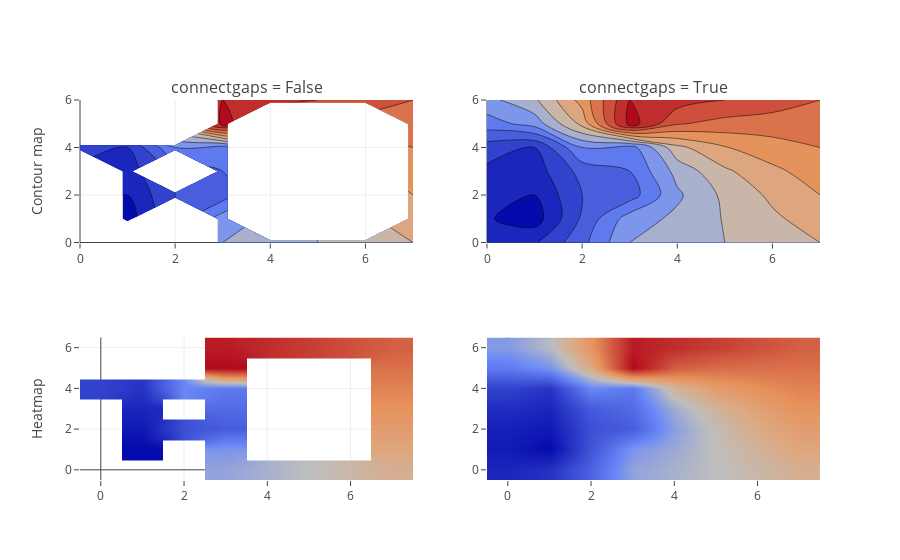

The code cell stored with this chart in its notebook:
### Markdown cell above
# Connect the Gaps Between None Values in the Z Matrix

### Code cell
from plotly import tools

import plotly.tools as tls

trace0 = {
    'z': [[None, None, None, 12, 13, 14, 15, 16],
          [None, 1, None, 11, None, None, None, 17],
          [None, 2, 6, 7, None, None, None, 18],
          [None, 3, None, 8, None, None, None, 19],
          [5, 4, 10, 9, None, None, None, 20],
          [None, None, None, 27, None, None, None, 21],
          [None, None, None, 26, 25, 24, 23, 22]],
    'type': 'contour',
    'showscale': False
}
trace1 = {
    'z': [[None, None, None, 12, 13, 14, 15, 16],
          [None, 1, None, 11, None, None, None, 17],
          [None, 2, 6, 7, None, None, None, 18],
          [None, 3, None, 8, None, None, None, 19],
          [5, 4, 10, 9, None, None, None, 20],
          [None, None, None, 27, None, None, None, 21],
          [None, None, None, 26, 25, 24, 23, 22]],
    'connectgaps': True,
    'type': 'contour',
    'showscale': False
}
trace2 = {
    'z': [[None, None, None, 12, 13, 14, 15, 16],
          [None, 1, None, 11, None, None, None, 17],
          [None, 2, 6, 7, None, None, None, 18],
          [None, 3, None, 8, None, None, None, 19],
          [5, 4, 10, 9, None, None, None, 20],
          [None, None, None, 27, None, None, None, 21],
          [None, None, None, 26, 25, 24, 23, 22]],
    'type': 'heatmap',
    'zsmooth': 'best',
    'showscale': False
}
trace3 = {
    'z': [[None, None, None, 12, 13, 14, 15, 16],
          [None, 1, None, 11, None, None, None, 17],
          [None, 2, 6, 7, None, None, None, 18],
          [None, 3, None, 8, None, None, None, 19],
          [5, 4, 10, 9, None, None, None, 20],
          [None, None, None, 27, None, None, None, 21],
          [None, None, None, 26, 25, 24, 23, 22]],
    'connectgaps': True,
    'type': 'heatmap',
    'zsmooth': 'best',
    'showscale': False
}

fig = tls.make_subplots(rows=2, cols=2, subplot_titles=('connectgaps = False',
                                                        'connectgaps = True'))

fig.append_trace(trace0, 1, 1)
fig.append_trace(trace1, 1, 2)
fig.append_trace(trace2, 2, 1)
fig.append_trace(trace3, 2, 2)

fig['layout']['yaxis1'].update(title='Contour map')
fig['layout']['yaxis3'].update(title='Heatmap')



pyo.iplot(fig)

### Figure 1 — Plotly figure (JSON) as saved in the notebook; plotly's stock layout.template omitted (floating-point values rounded to 4 significant figures)
{"data": [{"showscale": false, "type": "contour", "uid": "6d90c19b-3d47-436a-aba2-4b0badb033a8", "xaxis": "x", "yaxis": "y", "z": [[null, null, null, 12, 13, 14, 15, 16], [null, 1, null, 11, null, null, null, 17], [null, 2, 6, 7, null, null, null, 18], [null, 3, null, 8, null, null, null, 19], [5, 4, 10, 9, null, null, null, 20], [null, null, null, 27, null, null, null, 21], [null, null, null, 26, 25, 24, 23, 22]]}, {"connectgaps": true, "showscale": false, "type": "contour", "uid": "83a3518b-51cf-4677-9c58-881d21ab9db4", "xaxis": "x2", "yaxis": "y2", "z": [[null, null, null, 12, 13, 14, 15, 16], [null, 1, null, 11, null, null, null, 17], [null, 2, 6, 7, null, null, null, 18], [null, 3, null, 8, null, null, null, 19], [5, 4, 10, 9, null, null, null, 20], [null, null, null, 27, null, null, null, 21], [null, null, null, 26, 25, 24, 23, 22]]}, {"showscale": false, "type": "heatmap", "uid": "b34d3bc4-ce84-43c0-8693-067218a04ea5", "xaxis": "x3", "yaxis": "y3", "z": [[null, null, null, 12, 13, 14, 15, 16], [null, 1, null, 11, null, null, null, 17], [null, 2, 6, 7, null, null, null, 18], [null, 3, null, 8, null, null, null, 19], [5, 4, 10, 9, null, null, null, 20], [null, null, null, 27, null, null, null, 21], [null, null, null, 26, 25, 24, 23, 22]], "zsmooth": "best"}, {"connectgaps": true, "showscale": false, "type": "heatmap", "uid": "42ddb9a3-52f7-4b71-b31d-7f250e8c8a30", "xaxis": "x4", "yaxis": "y4", "z": [[null, null, null, 12, 13, 14, 15, 16], [null, 1, null, 11, null, null, null, 17], [null, 2, 6, 7, null, null, null, 18], [null, 3, null, 8, null, null, null, 19], [5, 4, 10, 9, null, null, null, 20], [null, null, null, 27, null, null, null, 21], [null, null, null, 26, 25, 24, 23, 22]], "zsmooth": "best"}], "layout": {"annotations": [{"font": {"size": 16}, "showarrow": false, "text": "connectgaps = False", "x": 0.225, "xanchor": "center", "xref": "paper", "y": 1, "yanchor": "bottom", "yref": "paper"}, {"font": {"size": 16}, "showarrow": false, "text": "connectgaps = True", "x": 0.775, "xanchor": "center", "xref": "paper", "y": 1, "yanchor": "bottom", "yref": "paper"}], "xaxis": {"anchor": "y", "domain": [0, 0.45]}, "xaxis2": {"anchor": "y2", "domain": [0.55, 1]}, "xaxis3": {"anchor": "y3", "domain": [0, 0.45]}, "xaxis4": {"anchor": "y4", "domain": [0.55, 1]}, "yaxis": {"anchor": "x", "domain": [0.625, 1], "title": {"text": "Contour map"}}, "yaxis2": {"anchor": "x2", "domain": [0.625, 1]}, "yaxis3": {"anchor": "x3", "domain": [0, 0.375], "title": {"text": "Heatmap"}}, "yaxis4": {"anchor": "x4", "domain": [0, 0.375]}}}
